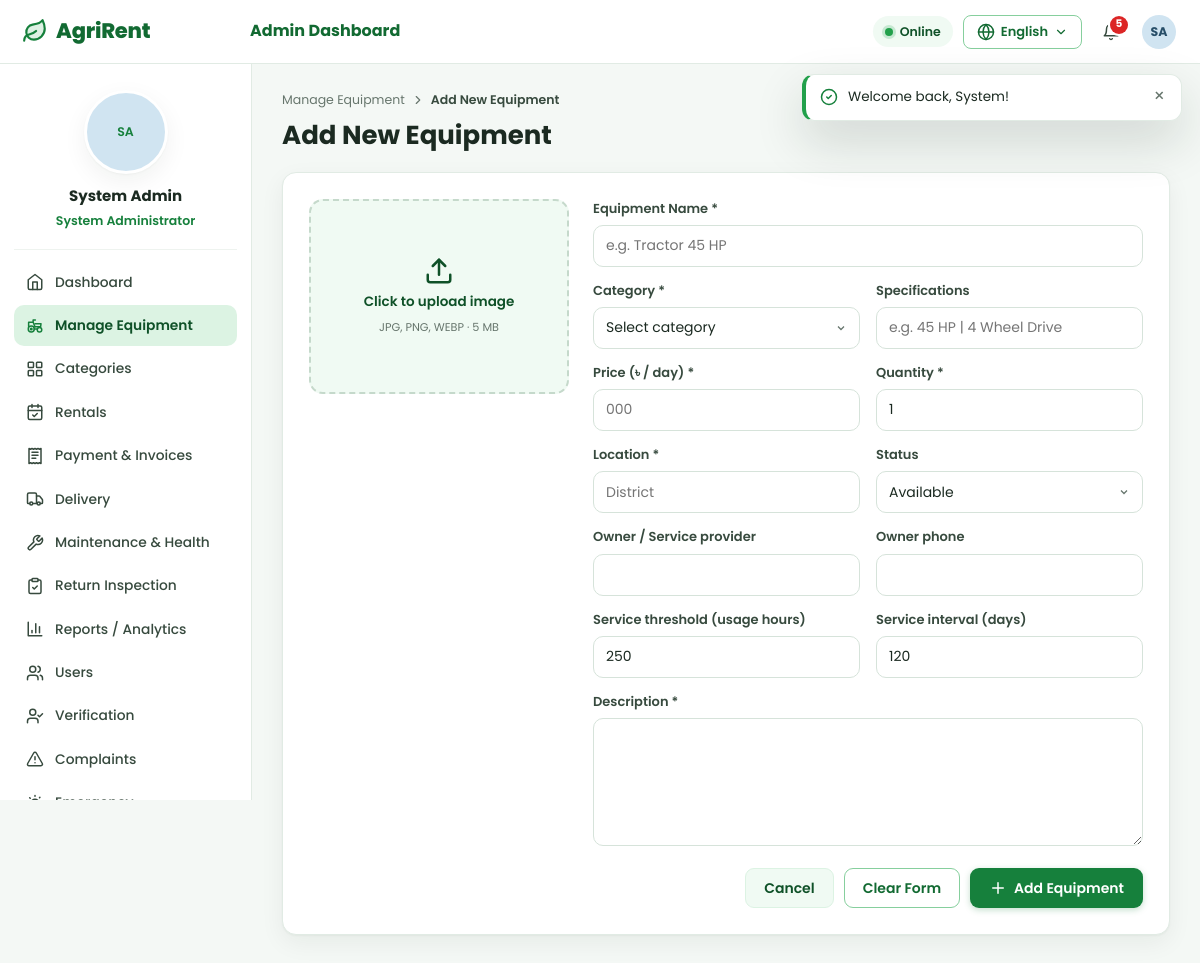
Screenshot of /index.php?r=equipment/create (signed in) with the database file from the repository.
### tables this page shows
CREATE TABLE `users` (
  `id` INT UNSIGNED NOT NULL AUTO_INCREMENT,
  `name` VARCHAR(100) NOT NULL,
  `email` VARCHAR(160) NOT NULL,
  `phone` VARCHAR(30) NOT NULL DEFAULT '',
  `address` VARCHAR(255) NOT NULL DEFAULT '',
  `password` VARCHAR(255) NOT NULL,
  `role` ENUM('farmer','employee','admin') NOT NULL,
   
  `status` ENUM('inactive','active','suspended','deleted') NOT NULL DEFAULT 'inactive',
  `email_verified_at` DATETIME DEFAULT NULL,
   
  `verification_status` ENUM('pending','approved','rejected') NOT NULL DEFAULT 'pending',
  `verification_note` VARCHAR(255) DEFAULT NULL,
  `verification_document` VARCHAR(255) DEFAULT NULL,
  `verified_by` INT UNSIGNED DEFAULT NULL,
  `verified_at` DATETIME DEFAULT NULL,
  `employee_code` VARCHAR(30) DEFAULT NULL,
  `profile_photo` VARCHAR(255) DEFAULT NULL,
  `language` ENUM('en','bn') NOT NULL DEFAULT 'en',
  `two_factor_enabled` TINYINT(1) NOT NULL DEFAULT 0,
  `google_id` VARCHAR(64) DEFAULT NULL,
  `failed_attempts` INT UNSIGNED NOT NULL DEFAULT 0,
  `locked_until` DATETIME DEFAULT NULL,
  `last_login_at` DATETIME DEFAULT NULL,
  `last_login_ip` VARCHAR(45) DEFAULT NULL,
  `last_login_agent` VARCHAR(255) DEFAULT NULL,
  `remember_selector` CHAR(24) DEFAULT NULL,
  `remember_hash` CHAR(64) DEFAULT NULL,
  `remember_expires` DATETIME DEFAULT NULL,
  `deleted_at` DATETIME DEFAULT NULL,
  `created_at` DATETIME NOT NULL DEFAULT CURRENT_TIMESTAMP,
  `updated_at` DATETIME NOT NULL DEFAULT CURRENT_TIMESTAMP ON UPDATE CURRENT_TIMESTAMP,
  PRIMARY KEY (`id`),
  UNIQUE KEY `uq_users_email` (`email`),
  UNIQUE KEY `uq_users_google` (`google_id`),
  UNIQUE KEY `uq_users_remember` (`remember_selector`),
  KEY `idx_users_role_status` (`role`,`status`,`verification_status`)
);

### app/views/equipment/form.php (the view, shortened to what the rows shown need)
<?php
$editing = $item !== null;
?>
<div class="page-head">
    <div><nav class="crumbs"><a href="<?= e(url('equipment/manage')) ?>"><?= e(t('Manage Equipment')) ?></a><?= icon('chevron-right', 'icon-xs') ?><span><?= e($title) ?></span></nav><h1><?= e($title) ?></h1></div>
</div>

### app/views/layouts/app.php (shortened to what the rows shown need)
<?php
$me = Auth::user();
$current = Router::current();
?>
<!doctype html>
<html lang="<?= Lang::get() ?>" data-lang="<?= Lang::get() ?>">
<head><?php include __DIR__ . '/_head.php'; ?></head>
<body class="app role-<?= e($me['role']) ?>" data-route="<?= e($current) ?>">
<header class="topbar">
    <a class="brand" href="<?= e(url('dashboard/index')) ?>"><?= icon('leaf') ?><span><?= e(setting('platform_name', 'AgriRent')) ?></span></a>
    <div class="topbar-title"><?= $me['role'] !== 'farmer' ? e(t(ucfirst($me['role']) . ' Dashboard')) : '' ?></div>
    <div class="topbar-actions">
        <div class="net-status" id="netStatus" title="<?= e(t('Connection & offline sync status')) ?>">
        </div>
        <?php include __DIR__ . '/_lang.php'; ?>
        <div class="dropdown notif-dropdown">
        </div>
        <div class="dropdown">
            <button class="user-chip" type="button" data-dropdown aria-label="<?= e(t('Account menu')) ?>"><?= avatar($me, 'sm') ?></button>
        </div>
    </div>
</header>
<aside class="sidebar" aria-label="<?= e(t('Sidebar')) ?>">
    <div class="sidebar-profile">
        <?= avatar($me, 'xl') ?>
        <strong><?= e($me['name']) ?></strong>
        <span><?= e($me['role'] === 'admin' ? t('System Administrator') : role_label($me['role'])) ?></span>
    </div>
</aside>
<main id="main" class="main">
    <?= $content ?>
</main>
</body>
</html>

### app/helpers.php (shortened to what the rows shown need)
<?php
function url(string $route = '', array $params = []): string
{
    $query = $route !== '' ? 'r=' . $route : '';
    if ($params) {
        $query .= ($query !== '' ? '&' : '') . http_build_query($params);
    }
    return 'index.php' . ($query !== '' ? '?' . $query : '');
}
function e($value): string
{
    return htmlspecialchars((string)$value, ENT_QUOTES | ENT_SUBSTITUTE, 'UTF-8');
}
function t(string $key, array $params = []): string
{
    return Lang::translate($key, $params);
}
function icon(string $name, string $class = ''): string
{
    return Icon::svg($name, $class);
}
function initials(?string $name): string
{
    $parts = preg_split('/\s+/', trim((string)$name)) ?: [];
    $letters = '';
    foreach (array_slice($parts, 0, 2) as $part) {
        $letters .= mb_strtoupper(mb_substr($part, 0, 1));
    }
    return $letters ?: 'U';
}
function avatar(?array $user, string $size = ''): string
{
    $class = 'avatar' . ($size ? ' avatar-' . $size : '');
    $hue = crc32((string)($user['name'] ?? 'user')) % 360;
    return '<span class="' . $class . ' avatar-initials" style="--hue:' . $hue . '">' . e(initials($user['name'] ?? '')) . '</span>';
}

### rows the page displays
users: role "Admin Dashboard", name "SA SA", name "System Admin", role "System Administrator"

### other values shown
setting('platform_name', 'AgriRent') "AgriRent"
$unread "5"
t($label) "Dashboard"
t($label) "Manage Equipment"
t($label) "Categories"
t($label) "Rentals"
t($label) "Payment & Invoices"
t($label) "Delivery"
t($label) "Maintenance & Health"
t($label) "Return Inspection"
t($label) "Reports / Analytics"
t($label) "Users"
t($label) "Verification"
t($label) "Complaints"
t('Manage Equipment') "Manage Equipment"
